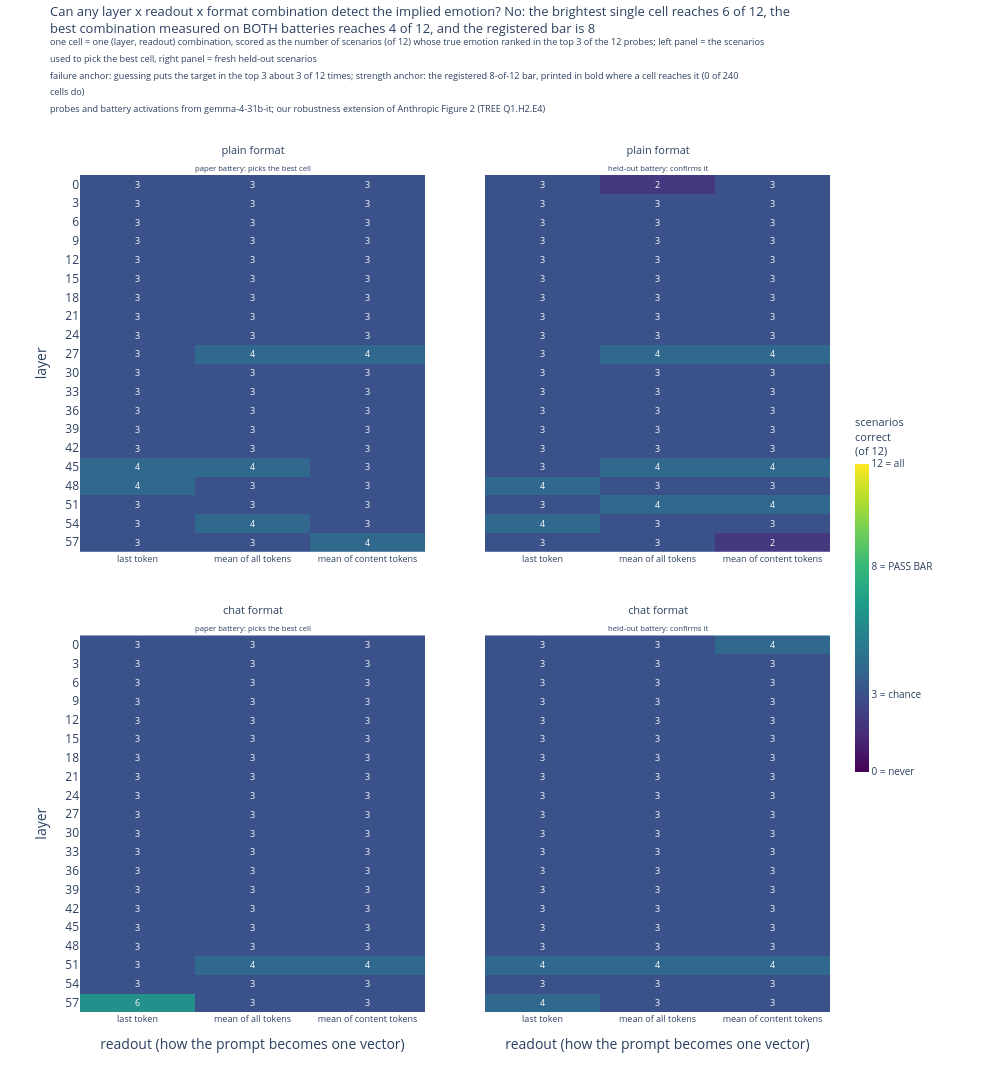

This figure's notebook cell:
### Markdown cell above
## 1. The battery sweep: can any configuration detect the implied emotion? (instruct model, then base)

The first and broadest attempt. If the probes detect an implied emotion at all, some choice of
layer, readout, and prompt format should do it. This section scores every one of them on both
models and grades the grid against the registered rule.

### Code cell
# load-call-show: resolve both models' probes and swept battery activations, score
# every (layer, readout, format) cell for the instruct model, and draw the grid
from emotion_vectors.detection_report import (
    BASE_LABEL,
    IT_LABEL,
    PASS_BAR,
    load_sweep_context,
    sweep_figure,
    sweep_grids,
)

context = load_sweep_context()
instruct = context.model(IT_LABEL)
instruct_grids = sweep_grids(instruct)
figure_instruct, stats_instruct = sweep_figure(
    instruct, instruct_grids, "our robustness extension of Anthropic Figure 2 (TREE Q1.H2.E4)"
)
figure_instruct.show()
print("\n".join(stats_instruct["lines"]))

### Figure 1 — Plotly figure (JSON) as saved in the notebook; plotly's stock layout.template omitted (floating-point values rounded to 4 significant figures)
{"data": [{"colorbar": {"len": 0.45, "thickness": 14, "tickfont": {"size": 10}, "ticktext": ["0 = never", "3 = chance", "8 = PASS BAR", "12 = all"], "tickvals": [0, 3.0, 8, 12], "title": {"font": {"size": 11}, "side": "top", "text": "scenarios<br>correct<br>(of 12)"}, "x": 1.02}, "colorscale": [[0.0, "#440154"], [0.1111, "#482878"], [0.2222, "#3e4989"], [0.3333, "#31688e"], [0.4444, "#26828e"], [0.5556, "#1f9e89"], [0.6667, "#35b779"], [0.7778, "#6ece58"], [0.8889, "#b5de2b"], [1.0, "#fde725"]], "hovertemplate": "layer %{y}<br>readout %{x}<br>%{z} of 12 correct<extra></extra>", "showscale": true, "type": "heatmap", "xaxis": "x", "yaxis": "y", "z": [[3, 3, 3], [3, 3, 3], [3, 3, 3], [3, 3, 3], [3, 3, 3], [3, 3, 3], [3, 3, 3], [3, 3, 3], [3, 3, 3], [3, 4, 4], [3, 3, 3], [3, 3, 3], [3, 3, 3], [3, 3, 3], [3, 3, 3], [4, 4, 3], [4, 3, 3], [3, 3, 3], [3, 4, 3], [3, 3, 4]], "zmax": 12, "zmin": 0}, {"colorbar": {"len": 0.45, "thickness": 14, "tickfont": {"size": 10}, "ticktext": ["0 = never", "3 = chance", "8 = PASS BAR", "12 = all"], "tickvals": [0, 3.0, 8, 12], "title": {"font": {"size": 11}, "side": "top", "text": "scenarios<br>correct<br>(of 12)"}, "x": 1.02}, "colorscale": [[0.0, "#440154"], [0.1111, "#482878"], [0.2222, "#3e4989"], [0.3333, "#31688e"], [0.4444, "#26828e"], [0.5556, "#1f9e89"], [0.6667, "#35b779"], [0.7778, "#6ece58"], [0.8889, "#b5de2b"], [1.0, "#fde725"]], "hovertemplate": "layer %{y}<br>readout %{x}<br>%{z} of 12 correct<extra></extra>", "showscale": false, "type": "heatmap", "xaxis": "x2", "yaxis": "y2", "z": [[3, 2, 3], [3, 3, 3], [3, 3, 3], [3, 3, 3], [3, 3, 3], [3, 3, 3], [3, 3, 3], [3, 3, 3], [3, 3, 3], [3, 4, 4], [3, 3, 3], [3, 3, 3], [3, 3, 3], [3, 3, 3], [3, 3, 3], [3, 4, 4], [4, 3, 3], [3, 4, 4], [4, 3, 3], [3, 3, 2]], "zmax": 12, "zmin": 0}, {"colorbar": {"len": 0.45, "thickness": 14, "tickfont": {"size": 10}, "ticktext": ["0 = never", "3 = chance", "8 = PASS BAR", "12 = all"], "tickvals": [0, 3.0, 8, 12], "title": {"font": {"size": 11}, "side": "top", "text": "scenarios<br>correct<br>(of 12)"}, "x": 1.02}, "colorscale": [[0.0, "#440154"], [0.1111, "#482878"], [0.2222, "#3e4989"], [0.3333, "#31688e"], [0.4444, "#26828e"], [0.5556, "#1f9e89"], [0.6667, "#35b779"], [0.7778, "#6ece58"], [0.8889, "#b5de2b"], [1.0, "#fde725"]], "hovertemplate": "layer %{y}<br>readout %{x}<br>%{z} of 12 correct<extra></extra>", "showscale": false, "type": "heatmap", "xaxis": "x3", "yaxis": "y3", "z": [[3, 3, 3], [3, 3, 3], [3, 3, 3], [3, 3, 3], [3, 3, 3], [3, 3, 3], [3, 3, 3], [3, 3, 3], [3, 3, 3], [3, 3, 3], [3, 3, 3], [3, 3, 3], [3, 3, 3], [3, 3, 3], [3, 3, 3], [3, 3, 3], [3, 3, 3], [3, 4, 4], [3, 3, 3], [6, 3, 3]], "zmax": 12, "zmin": 0}, {"colorbar": {"len": 0.45, "thickness": 14, "tickfont": {"size": 10}, "ticktext": ["0 = never", "3 = chance", "8 = PASS BAR", "12 = all"], "tickvals": [0, 3.0, 8, 12], "title": {"font": {"size": 11}, "side": "top", "text": "scenarios<br>correct<br>(of 12)"}, "x": 1.02}, "colorscale": [[0.0, "#440154"], [0.1111, "#482878"], [0.2222, "#3e4989"], [0.3333, "#31688e"], [0.4444, "#26828e"], [0.5556, "#1f9e89"], [0.6667, "#35b779"], [0.7778, "#6ece58"], [0.8889, "#b5de2b"], [1.0, "#fde725"]], "hovertemplate": "layer %{y}<br>readout %{x}<br>%{z} of 12 correct<extra></extra>", "showscale": false, "type": "heatmap", "xaxis": "x4", "yaxis": "y4", "z": [[3, 3, 4], [3, 3, 3], [3, 3, 3], [3, 3, 3], [3, 3, 3], [3, 3, 3], [3, 3, 3], [3, 3, 3], [3, 3, 3], [3, 3, 3], [3, 3, 3], [3, 3, 3], [3, 3, 3], [3, 3, 3], [3, 3, 3], [3, 3, 3], [3, 3, 3], [4, 4, 4], [3, 3, 3], [4, 3, 3]], "zmax": 12, "zmin": 0}], "layout": {"annotations": [{"font": {"size": 11}, "showarrow": false, "text": "plain format<br><sub>paper battery: picks the best cell</sub>", "x": 0.23, "xanchor": "center", "xref": "paper", "y": 1.0, "yanchor": "bottom", "yref": "paper"}, {"font": {"size": 11}, "showarrow": false, "text": "plain format<br><sub>held-out battery: confirms it</sub>", "x": 0.77, "xanchor": "center", "xref": "paper", "y": 1.0, "yanchor": "bottom", "yref": "paper"}, {"font": {"size": 11}, "showarrow": false, "text": "chat format<br><sub>paper battery: picks the best cell</sub>", "x": 0.23, "xanchor": "center", "xref": "paper", "y": 0.45, "yanchor": "bottom", "yref": "paper"}, {"font": {"size": 11}, "showarrow": false, "text": "chat format<br><sub>held-out battery: confirms it</sub>", "x": 0.77, "xanchor": "center", "xref": "paper", "y": 0.45, "yanchor": "bottom", "yref": "paper"}, {"font": {"color": "white", "size": 9}, "showarrow": false, "text": "3", "x": 0, "xref": "x", "y": 0, "yref": "y"}, {"font": {"color": "white", "size": 9}, "showarrow": false, "text": "3", "x": 1, "xref": "x", "y": 0, "yref": "y"}, {"font": {"color": "white", "size": 9}, "showarrow": false, "text": "3", "x": 2, "xref": "x", "y": 0, "yref": "y"}, {"font": {"color": "white", "size": 9}, "showarrow": false, "text": "3", "x": 0, "xref": "x", "y": 1, "yref": "y"}, {"font": {"color": "white", "size": 9}, "showarrow": false, "text": "3", "x": 1, "xref": "x", "y": 1, "yref": "y"}, {"font": {"color": "white", "size": 9}, "showarrow": false, "text": "3", "x": 2, "xref": "x", "y": 1, "yref": "y"}, {"font": {"color": "white", "size": 9}, "showarrow": false, "text": "3", "x": 0, "xref": "x", "y": 2, "yref": "y"}, {"font": {"color": "white", "size": 9}, "showarrow": false, "text": "3", "x": 1, "xref": "x", "y": 2, "yref": "y"}, {"font": {"color": "white", "size": 9}, "showarrow": false, "text": "3", "x": 2, "xref": "x", "y": 2, "yref": "y"}, {"font": {"color": "white", "size": 9}, "showarrow": false, "text": "3", "x": 0, "xref": "x", "y": 3, "yref": "y"}, {"font": {"color": "white", "size": 9}, "showarrow": false, "text": "3", "x": 1, "xref": "x", "y": 3, "yref": "y"}, {"font": {"color": "white", "size": 9}, "showarrow": false, "text": "3", "x": 2, "xref": "x", "y": 3, "yref": "y"}, {"font": {"color": "white", "size": 9}, "showarrow": false, "text": "3", "x": 0, "xref": "x", "y": 4, "yref": "y"}, {"font": {"color": "white", "size": 9}, "showarrow": false, "text": "3", "x": 1, "xref": "x", "y": 4, "yref": "y"}, {"font": {"color": "white", "size": 9}, "showarrow": false, "text": "3", "x": 2, "xref": "x", "y": 4, "yref": "y"}, {"font": {"color": "white", "size": 9}, "showarrow": false, "text": "3", "x": 0, "xref": "x", "y": 5, "yref": "y"}, {"font": {"color": "white", "size": 9}, "showarrow": false, "text": "3", "x": 1, "xref": "x", "y": 5, "yref": "y"}, {"font": {"color": "white", "size": 9}, "showarrow": false, "text": "3", "x": 2, "xref": "x", "y": 5, "yref": "y"}, {"font": {"color": "white", "size": 9}, "showarrow": false, "text": "3", "x": 0, "xref": "x", "y": 6, "yref": "y"}, {"font": {"color": "white", "size": 9}, "showarrow": false, "text": "3", "x": 1, "xref": "x", "y": 6, "yref": "y"}, {"font": {"color": "white", "size": 9}, "showarrow": false, "text": "3", "x": 2, "xref": "x", "y": 6, "yref": "y"}, {"font": {"color": "white", "size": 9}, "showarrow": false, "text": "3", "x": 0, "xref": "x", "y": 7, "yref": "y"}, {"font": {"color": "white", "size": 9}, "showarrow": false, "text": "3", "x": 1, "xref": "x", "y": 7, "yref": "y"}, {"font": {"color": "white", "size": 9}, "showarrow": false, "text": "3", "x": 2, "xref": "x", "y": 7, "yref": "y"}, {"font": {"color": "white", "size": 9}, "showarrow": false, "text": "3", "x": 0, "xref": "x", "y": 8, "yref": "y"}, {"font": {"color": "white", "size": 9}, "showarrow": false, "text": "3", "x": 1, "xref": "x", "y": 8, "yref": "y"}, {"font": {"color": "white", "size": 9}, "showarrow": false, "text": "3", "x": 2, "xref": "x", "y": 8, "yref": "y"}, {"font": {"color": "white", "size": 9}, "showarrow": false, "text": "3", "x": 0, "xref": "x", "y": 9, "yref": "y"}, {"font": {"color": "white", "size": 9}, "showarrow": false, "text": "4", "x": 1, "xref": "x", "y": 9, "yref": "y"}, {"font": {"color": "white", "size": 9}, "showarrow": false, "text": "4", "x": 2, "xref": "x", "y": 9, "yref": "y"}, {"font": {"color": "white", "size": 9}, "showarrow": false, "text": "3", "x": 0, "xref": "x", "y": 10, "yref": "y"}, {"font": {"color": "white", "size": 9}, "showarrow": false, "text": "3", "x": 1, "xref": "x", "y": 10, "yref": "y"}, {"font": {"color": "white", "size": 9}, "showarrow": false, "text": "3", "x": 2, "xref": "x", "y": 10, "yref": "y"}, {"font": {"color": "white", "size": 9}, "showarrow": false, "text": "3", "x": 0, "xref": "x", "y": 11, "yref": "y"}, {"font": {"color": "white", "size": 9}, "showarrow": false, "text": "3", "x": 1, "xref": "x", "y": 11, "yref": "y"}, {"font": {"color": "white", "size": 9}, "showarrow": false, "text": "3", "x": 2, "xref": "x", "y": 11, "yref": "y"}, {"font": {"color": "white", "size": 9}, "showarrow": false, "text": "3", "x": 0, "xref": "x", "y": 12, "yref": "y"}, {"font": {"color": "white", "size": 9}, "showarrow": false, "text": "3", "x": 1, "xref": "x", "y": 12, "yref": "y"}, {"font": {"color": "white", "size": 9}, "showarrow": false, "text": "3", "x": 2, "xref": "x", "y": 12, "yref": "y"}, {"font": {"color": "white", "size": 9}, "showarrow": false, "text": "3", "x": 0, "xref": "x", "y": 13, "yref": "y"}, {"font": {"color": "white", "size": 9}, "showarrow": false, "text": "3", "x": 1, "xref": "x", "y": 13, "yref": "y"}, {"font": {"color": "white", "size": 9}, "showarrow": false, "text": "3", "x": 2, "xref": "x", "y": 13, "yref": "y"}, {"font": {"color": "white", "size": 9}, "showarrow": false, "text": "3", "x": 0, "xref": "x", "y": 14, "yref": "y"}, {"font": {"color": "white", "size": 9}, "showarrow": false, "text": "3", "x": 1, "xref": "x", "y": 14, "yref": "y"}, {"font": {"color": "white", "size": 9}, "showarrow": false, "text": "3", "x": 2, "xref": "x", "y": 14, "yref": "y"}, {"font": {"color": "white", "size": 9}, "showarrow": false, "text": "4", "x": 0, "xref": "x", "y": 15, "yref": "y"}, {"font": {"color": "white", "size": 9}, "showarrow": false, "text": "4", "x": 1, "xref": "x", "y": 15, "yref": "y"}, {"font": {"color": "white", "size": 9}, "showarrow": false, "text": "3", "x": 2, "xref": "x", "y": 15, "yref": "y"}, {"font": {"color": "white", "size": 9}, "showarrow": false, "text": "4", "x": 0, "xref": "x", "y": 16, "yref": "y"}, {"font": {"color": "white", "size": 9}, "showarrow": false, "text": "3", "x": 1, "xref": "x", "y": 16, "yref": "y"}, {"font": {"color": "white", "size": 9}, "showarrow": false, "text": "3", "x": 2, "xref": "x", "y": 16, "yref": "y"}, {"font": {"color": "white", "size": 9}, "showarrow": false, "text": "3", "x": 0, "xref": "x", "y": 17, "yref": "y"}, {"font": {"color": "white", "size": 9}, "showarrow": false, "text": "3", "x": 1, "xref": "x", "y": 17, "yref": "y"}, {"font": {"color": "white", "size": 9}, "showarrow": false, "text": "3", "x": 2, "xref": "x", "y": 17, "yref": "y"}, {"font": {"color": "white", "size": 9}, "showarrow": false, "text": "3", "x": 0, "xref": "x", "y": 18, "yref": "y"}, {"font": {"color": "white", "size": 9}, "showarrow": false, "text": "4", "x": 1, "xref": "x", "y": 18, "yref": "y"}, {"font": {"color": "white", "size": 9}, "showarrow": false, "text": "3", "x": 2, "xref": "x", "y": 18, "yref": "y"}, {"font": {"color": "white", "size": 9}, "showarrow": false, "text": "3", "x": 0, "xref": "x", "y": 19, "yref": "y"}, {"font": {"color": "white", "size": 9}, "showarrow": false, "text": "3", "x": 1, "xref": "x", "y": 19, "yref": "y"}, {"font": {"color": "white", "size": 9}, "showarrow": false, "text": "4", "x": 2, "xref": "x", "y": 19, "yref": "y"}, {"font": {"color": "white", "size": 9}, "showarrow": false, "text": "3", "x": 0, "xref": "x2", "y": 0, "yref": "y2"}, {"font": {"color": "white", "size": 9}, "showarrow": false, "text": "2", "x": 1, "xref": "x2", "y": 0, "yref": "y2"}, {"font": {"color": "white", "size": 9}, "showarrow": false, "text": "3", "x": 2, "xref": "x2", "y": 0, "yref": "y2"}, {"font": {"color": "white", "size": 9}, "showarrow": false, "text": "3", "x": 0, "xref": "x2", "y": 1, "yref": "y2"}, {"font": {"color": "white", "size": 9}, "showarrow": false, "text": "3", "x": 1, "xref": "x2", "y": 1, "yref": "y2"}, {"font": {"color": "white", "size": 9}, "showarrow": false, "text": "3", "x": 2, "xref": "x2", "y": 1, "yref": "y2"}, {"font": {"color": "white", "size": 9}, "showarrow": false, "text": "3", "x": 0, "xref": "x2", "y": 2, "yref": "y2"}, {"font": {"color": "white", "size": 9}, "showarrow": false, "text": "3", "x": 1, "xref": "x2", "y": 2, "yref": "y2"}, {"font": {"color": "white", "size": 9}, "showarrow": false, "text": "3", "x": 2, "xref": "x2", "y": 2, "yref": "y2"}, {"font": {"color": "white", "size": 9}, "showarrow": false, "text": "3", "x": 0, "xref": "x2", "y": 3, "yref": "y2"}, {"font": {"color": "white", "size": 9}, "showarrow": false, "text": "3", "x": 1, "xref": "x2", "y": 3, "yref": "y2"}, {"font": {"color": "white", "size": 9}, "showarrow": false, "text": "3", "x": 2, "xref": "x2", "y": 3, "yref": "y2"}, {"font": {"color": "white", "size": 9}, "showarrow": false, "text": "3", "x": 0, "xref": "x2", "y": 4, "yref": "y2"}, {"font": {"color": "white", "size": 9}, "showarrow": false, "text": "3", "x": 1, "xref": "x2", "y": 4, "yref": "y2"}, {"font": {"color": "white", "size": 9}, "showarrow": false, "text": "3", "x": 2, "xref": "x2", "y": 4, "yref": "y2"}, {"font": {"color": "white", "size": 9}, "showarrow": false, "text": "3", "x": 0, "xref": "x2", "y": 5, "yref": "y2"}, {"font": {"color": "white", "size": 9}, "showarrow": false, "text": "3", "x": 1, "xref": "x2", "y": 5, "yref": "y2"}, {"font": {"color": "white", "size": 9}, "showarrow": false, "text": "3", "x": 2, "xref": "x2", "y": 5, "yref": "y2"}, {"font": {"color": "white", "size": 9}, "showarrow": false, "text": "3", "x": 0, "xref": "x2", "y": 6, "yref": "y2"}, {"font": {"color": "white", "size": 9}, "showarrow": false, "text": "3", "x": 1, "xref": "x2", "y": 6, "yref": "y2"}, {"font": {"color": "white", "size": 9}, "showarrow": false, "text": "3", "x": 2, "xref": "x2", "y": 6, "yref": "y2"}, {"font": {"color": "white", "size": 9}, "showarrow": false, "text": "3", "x": 0, "xref": "x2", "y": 7, "yref": "y2"}, {"font": {"color": "white", "size": 9}, "showarrow": false, "text": "3", "x": 1, "xref": "x2", "y": 7, "yref": "y2"}, {"font": {"color": "white", "size": 9}, "showarrow": false, "text": "3", "x": 2, "xref": "x2", "y": 7, "yref": "y2"}, {"font": {"color": "white", "size": 9}, "showarrow": false, "text": "3", "x": 0, "xref": "x2", "y": 8, "yref": "y2"}, {"font": {"color": "white", "size": 9}, "showarrow": false, "text": "3", "x": 1, "xref": "x2", "y": 8, "yref": "y2"}, {"font": {"color": "white", "size": 9}, "showarrow": false, "text": "3", "x": 2, "xref": "x2", "y": 8, "yref": "y2"}, {"font": {"color": "white", "size": 9}, "showarrow": false, "text": "3", "x": 0, "xref": "x2", "y": 9, "yref": "y2"}, {"font": {"color": "white", "size": 9}, "showarrow": false, "text": "4", "x": 1, "xref": "x2", "y": 9, "yref": "y2"}, {"font": {"color": "white", "size": 9}, "showarrow": false, "text": "4", "x": 2, "xref": "x2", "y": 9, "yref": "y2"}, {"font": {"color": "white", "size": 9}, "showarrow": false, "text": "3", "x": 0, "xref": "x2", "y": 10, "yref": "y2"}, {"font": {"color": "white", "size": 9}, "showarrow": false, "text": "3", "x": 1, "xref": "x2", "y": 10, "yref": "y2"}, {"font": {"color": "white", "size": 9}, "showarrow": false, "text": "3", "x": 2, "xref": "x2", "y": 10, "yref": "y2"}, {"font": {"color": "white", "size": 9}, "showarrow": false, "text": "3", "x": 0, "xref": "x2", "y": 11, "yref": "y2"}, {"font": {"color": "white", "size": 9}, "showarrow": false, "text": "3", "x": 1, "xref": "x2", "y": 11, "yref": "y2"}, {"font": {"color": "white", "size": 9}, "showarrow": false, "text": "3", "x": 2, "xref": "x2", "y": 11, "yref": "y2"}, {"font": {"color": "white", "size": 9}, "showarrow": false, "text": "3", "x": 0, "xref": "x2", "y": 12, "yref": "y2"}, {"font": {"color": "white", "size": 9}, "showarrow": false, "text": "3", "x": 1, "xref": "x2", "y": 12, "yref": "y2"}, {"font": {"color": "white", "size": 9}, "showarrow": false, "text": "3", "x": 2, "xref": "x2", "y": 12, "yref": "y2"}, {"font": {"color": "white", "size": 9}, "showarrow": false, "text": "3", "x": 0, "xref": "x2", "y": 13, "yref": "y2"}, {"font": {"color": "white", "size": 9}, "showarrow": false, "text": "3", "x": 1, "xref": "x2", "y": 13, "yref": "y2"}, {"font": {"color": "white", "size": 9}, "showarrow": false, "text": "3", "x": 2, "xref": "x2", "y": 13, "yref": "y2"}, {"font": {"color": "white", "size": 9}, "showarrow": false, "text": "3", "x": 0, "xref": "x2", "y": 14, "yref": "y2"}, {"font": {"color": "white", "size": 9}, "showarrow": false, "text": "3", "x": 1, "xref": "x2", "y": 14, "yref": "y2"}, {"font": {"color": "white", "size": 9}, "showarrow": false, "text": "3", "x": 2, "xref": "x2", "y": 14, "yref": "y2"}, {"font": {"color": "white", "size": 9}, "showarrow": false, "text": "3", "x": 0, "xref": "x2", "y": 15, "yref": "y2"}, {"font": {"color": "white", "size": 9}, "showarrow": false, "text": "4", "x": 1, "xref": "x2", "y": 15, "yref": "y2"}, {"font": {"color": "white", "size": 9}, "showarrow": false, "text": "4", "x": 2, "xref": "x2", "y": 15, "yref": "y2"}, {"font": {"color": "white", "size": 9}, "showarrow": false, "text": "4", "x": 0, "xref": "x2", "y": 16, "yref": "y2"}, {"font": {"color": "white", "size": 9}, "showarrow": false, "text": "3", "x": 1, "xref": "x2", "y": 16, "yref": "y2"}, {"font": {"color": "white", "size": 9}, "showarrow": false, "text": "3", "x": 2, "xref": "x2", "y": 16, "yref": "y2"}, {"font": {"color": "white", "size": 9}, "showarrow": false, "text": "3", "x": 0, "xref": "x2", "y": 17, "yref": "y2"}, {"font": {"color": "white", "size": 9}, "showarrow": false, "text": "4", "x": 1, "xref": "x2", "y": 17, "yref": "y2"}, {"font": {"color": "white", "size": 9}, "showarrow": false, "text": "4", "x": 2, "xref": "x2", "y": 17, "yref": "y2"}, {"font": {"color": "white", "size": 9}, "showarrow": false, "text": "4", "x": 0, "xref": "x2", "y": 18, "yref": "y2"}, {"font": {"color": "white", "size": 9}, "showarrow": false, "text": "3", "x": 1, "xref": "x2", "y": 18, "yref": "y2"}, {"font": {"color": "white", "size": 9}, "showarrow": false, "text": "3", "x": 2, "xref": "x2", "y": 18, "yref": "y2"}, {"font": {"color": "white", "size": 9}, "showarrow": false, "text": "3", "x": 0, "xref": "x2", "y": 19, "yref": "y2"}, {"font": {"color": "white", "size": 9}, "showarrow": false, "text": "3", "x": 1, "xref": "x2", "y": 19, "yref": "y2"}, {"font": {"color": "white", "size": 9}, "showarrow": false, "text": "2", "x": 2, "xref": "x2", "y": 19, "yref": "y2"}, {"font": {"color": "white", "size": 9}, "showarrow": false, "text": "3", "x": 0, "xref": "x3", "y": 0, "yref": "y3"}, {"font": {"color": "white", "size": 9}, "showarrow": false, "text": "3", "x": 1, "xref": "x3", "y": 0, "yref": "y3"}, {"font": {"color": "white", "size": 9}, "showarrow": false, "text": "3", "x": 2, "xref": "x3", "y": 0, "yref": "y3"}, {"font": {"color": "white", "size": 9}, "showarrow": false, "text": "3", "x": 0, "xref": "x3", "y": 1, "yref": "y3"}, {"font": {"color": "white", "size": 9}, "showarrow": false, "text": "3", "x": 1, "xref": "x3", "y": 1, "yref": "y3"}, {"font": {"color": "white", "size": 9}, "showarrow": false, "text": "3", "x": 2, "xref": "x3", "y": 1, "yref": "y3"}, {"font": {"color": "white", "size": 9}, "showarrow": false, "text": "3", "x": 0, "xref": "x3", "y": 2, "yref": "y3"}, {"font": {"color": "white", "size": 9}, "showarrow": false, "text": "3", "x": 1, "xref": "x3", "y": 2, "yref": "y3"}, {"font": {"color": "white", "size": 9}, "showarrow": false, "text": "3", "x": 2, "xref": "x3", "y": 2, "yref": "y3"}, {"font": {"color": "white", "size": 9}, "showarrow": false, "text": "3", "x": 0, "xref": "x3", "y": 3, "yref": "y3"}, {"font": {"color": "white", "size": 9}, "showarrow": false, "text": "3", "x": 1, "xref": "x3", "y": 3, "yref": "y3"}, {"font": {"color": "white", "size": 9}, "showarrow": false, "text": "3", "x": 2, "xref": "x3", "y": 3, "yref": "y3"}, {"font": {"color": "white", "size": 9}, "showarrow": false, "text": "3", "x": 0, "xref": "x3", "y": 4, "yref": "y3"}, {"font": {"color": "white", "size": 9}, "showarrow": false, "text": "3", "x": 1, "xref": "x3", "y": 4, "yref": "y3"}, {"font": {"color": "white", "size": 9}, "showarrow": false, "text": "3", "x": 2, "xref": "x3", "y": 4, "yref": "y3"}, {"font": {"color": "white", "size": 9}, "showarrow": false, "text": "3", "x": 0, "xref": "x3", "y": 5, "yref": "y3"}, {"font": {"color": "white", "size": 9}, "showarrow": false, "text": "3", "x": 1, "xref": "x3", "y": 5, "yref": "y3"}, {"font": {"color": "white", "size": 9}, "showarrow": false, "text": "3", "x": 2, "xref": "x3", "y": 5, "yref": "y3"}, {"font": {"color": "white", "size": 9}, "showarrow": false, "text": "3", "x": 0, "xref": "x3", "y": 6, "yref": "y3"}, {"font": {"color": "white", "size": 9}, "showarrow": false, "text": "3", "x": 1, "xref": "x3", "y": 6, "yref": "y3"}, {"font": {"color": "white", "size": 9}, "showarrow": false, "text": "3", "x": 2, "xref": "x3", "y": 6, "yref": "y3"}, {"font": {"color": "white", "size": 9}, "showarrow": false, "text": "3", "x": 0, "xref": "x3", "y": 7, "yref": "y3"}, {"font": {"color": "white", "size": 9}, "showarrow": false, "text": "3", "x": 1, "xref": "x3", "y": 7, "yref": "y3"}, {"font": {"color": "white", "size": 9}, "showarrow": false, "text": "3", "x": 2, "xref": "x3", "y": 7, "yref": "y3"}, {"font": {"color": "white", "size": 9}, "showarrow": false, "text": "3", "x": 0, "xref": "x3", "y": 8, "yref": "y3"}, {"font": {"color": "white", "size": 9}, "showarrow": false, "text": "3", "x": 1, "xref": "x3", "y": 8, "yref": "y3"}, {"font": {"color": "white", "size": 9}, "showarrow": false, "text": "3", "x": 2, "xref": "x3", "y": 8, "yref": "y3"}, {"font": {"color": "white", "size": 9}, "showarrow": false, "text": "3", "x": 0, "xref": "x3", "y": 9, "yref": "y3"}, {"font": {"color": "white", "size": 9}, "showarrow": false, "text": "3", "x": 1, "xref": "x3", "y": 9, "yref": "y3"}, {"font": {"color": "white", "size": 9}, "showarrow": false, "text": "3", "x": 2, "xref": "x3", "y": 9, "yref": "y3"}, {"font": {"color": "white", "size": 9}, "showarrow": false, "text": "3", "x": 0, "xref": "x3", "y": 10, "yref": "y3"}, {"font": {"color": "white", "size": 9}, "showarrow": false, "text": "3", "x": 1, "xref": "x3", "y": 10, "yref": "y3"}, {"font": {"color": "white", "size": 9}, "showarrow": false, "text": "3", "x": 2, "xref": "x3", "y": 10, "yref": "y3"}, {"font": {"color": "white", "size": 9}, "showarrow": false, "text": "3", "x": 0, "xref": "x3", "y": 11, "yref": "y3"}, {"font": {"color": "white", "size": 9}, "showarrow": false, "text": "3", "x": 1, "xref": "x3", "y": 11, "yref": "y3"}, {"font": {"color": "white", "size": 9}, "showarrow": false, "text": "3", "x": 2, "xref": "x3", "y": 11, "yref": "y3"}, {"font": {"color": "white", "size": 9}, "showarrow": false, "text": "3", "x": 0, "xref": "x3", "y": 12, "yref": "y3"}, {"font": {"color": "white", "size": 9}, "showarrow": false, "text": "3", "x": 1, "xref": "x3", "y": 12, "yref": "y3"}, {"font": {"color": "white", "size": 9}, "showarrow": false, "text": "3", "x": 2, "xref": "x3", "y": 12, "yref": "y3"}, {"font": {"color": "white", "size": 9}, "showarrow": false, "text": "3", "x": 0, "xref": "x3", "y": 13, "yref": "y3"}, {"font": {"color": "white", "size": 9}, "showarrow": false, "text": "3", "x": 1, "xref": "x3", "y": 13, "yref": "y3"}, {"font": {"color": "white", "size": 9}, "showarrow": false, "text": "3", "x": 2, "xref": "x3", "y": 13, "yref": "y3"}, {"font": {"color": "white", "size": 9}, "showarrow": false, "text": "3", "x": 0, "xref": "x3", "y": 14, "yref": "y3"}, {"font": {"color": "white", "size": 9}, "showarrow": false, "text": "3", "x": 1, "xref": "x3", "y": 14, "yref": "y3"}, {"font": {"color": "white", "size": 9}, "showarrow": false, "text": "3", "x": 2, "xref": "x3", "y": 14, "yref": "y3"}, {"font": {"color": "white", "size": 9}, "showarrow": false, "text": "3", "x": 0, "xref": "x3", "y": 15, "yref": "y3"}, {"font": {"color": "white", "size": 9}, "showarrow": false, "text": "3", "x": 1, "xref": "x3", "y": 15, "yref": "y3"}, {"font": {"color": "white", "size": 9}, "showarrow": false, "text": "3", "x": 2, "xref": "x3", "y": 15, "yref": "y3"}, {"font": {"color": "white", "size": 9}, "showarrow": false, "text": "3", "x": 0, "xref": "x3", "y": 16, "yref": "y3"}, {"font": {"color": "white", "size": 9}, "showarrow": false, "text": "3", "x": 1, "xref": "x3", "y": 16, "yref": "y3"}, {"font": {"color": "white", "size": 9}, "showarrow": false, "text": "3", "x": 2, "xref": "x3", "y": 16, "yref": "y3"}, {"font": {"color": "white", "size": 9}, "showarrow": false, "text": "3", "x": 0, "xref": "x3", "y": 17, "yref": "y3"}, {"font": {"color": "white", "size": 9}, "showarrow": false, "text": "4", "x": 1, "xref": "x3", "y": 17, "yref": "y3"}, {"font": {"color": "white", "size": 9}, "showarrow": false, "text": "4", "x": 2, "xref": "x3", "y": 17, "yref": "y3"}, {"font": {"color": "white", "size": 9}, "showarrow": false, "text": "3", "x": 0, "xref": "x3", "y": 18, "yref": "y3"}, {"font": {"color": "white", "size": 9}, "showarrow": false, "text": "3", "x": 1, "xref": "x3", "y": 18, "yref": "y3"}, {"font": {"color": "white", "size": 9}, "showarrow": false, "text": "3", "x": 2, "xref": "x3", "y": 18, "yref": "y3"}, {"font": {"color": "white", "size": 9}, "showarrow": false, "text": "6", "x": 0, "xref": "x3", "y": 19, "yref": "y3"}, {"font": {"color": "white", "size": 9}, "showarrow": false, "text": "3", "x": 1, "xref": "x3", "y": 19, "yref": "y3"}, {"font": {"color": "white", "size": 9}, "showarrow": false, "text": "3", "x": 2, "xref": "x3", "y": 19, "yref": "y3"}, {"font": {"color": "white", "size": 9}, "showarrow": false, "text": "3", "x": 0, "xref": "x4", "y": 0, "yref": "y4"}, {"font": {"color": "white", "size": 9}, "showarrow": false, "text": "3", "x": 1, "xref": "x4", "y": 0, "yref": "y4"}, {"font": {"color": "white", "size": 9}, "showarrow": false, "text": "4", "x": 2, "xref": "x4", "y": 0, "yref": "y4"}, {"font": {"color": "white", "size": 9}, "showarrow": false, "text": "3", "x": 0, "xref": "x4", "y": 1, "yref": "y4"}, {"font": {"color": "white", "size": 9}, "showarrow": false, "text": "3", "x": 1, "xref": "x4", "y": 1, "yref": "y4"}, {"font": {"color": "white", "size": 9}, "showarrow": false, "text": "3", "x": 2, "xref": "x4", "y": 1, "yref": "y4"}, {"font": {"color": "white", "size": 9}, "showarrow": false, "text": "3", "x": 0, "xref": "x4", "y": 2, "yref": "y4"}, {"font": {"color": "white", "size": 9}, "showarrow": false, "text": "3", "x": 1, "xref": "x4", "y": 2, "yref": "y4"}, {"font": {"color": "white", "size": 9}, "showarrow": false, "text": "3", "x": 2, "xref": "x4", "y": 2, "yref": "y4"}, {"font": {"color": "white", "size": 9}, "showarrow": false, "text": "3", "x": 0, "xref": "x4", "y": 3, "yref": "y4"}, {"font": {"color": "white", "size": 9}, "showarrow": false, "text": "3", "x": 1, "xref": "x4", "y": 3, "yref": "y4"}, {"font": {"color": "white", "size": 9}, "showarrow": false, "text": "3", "x": 2, "xref": "x4", "y": 3, "yref": "y4"}, {"font": {"color": "white", "size": 9}, "showarrow": false, "text": "3", "x": 0, "xref": "x4", "y": 4, "yref": "y4"}, {"font": {"color": "white", "size": 9}, "showarrow": false, "text": "3", "x": 1, "xref": "x4", "y": 4, "yref": "y4"}, {"font": {"color": "white", "size": 9}, "showarrow": false, "text": "3", "x": 2, "xref": "x4", "y": 4, "yref": "y4"}, {"font": {"color": "white", "size": 9}, "showarrow": false, "text": "3", "x": 0, "xref": "x4", "y": 5, "yref": "y4"}, {"font": {"color": "white", "size": 9}, "showarrow": false, "text": "3", "x": 1, "xref": "x4", "y": 5, "yref": "y4"}, {"font": {"color": "white", "size": 9}, "showarrow": false, "text": "3", "x": 2, "xref": "x4", "y": 5, "yref": "y4"}, {"font": {"color": "white", "size": 9}, "showarrow": false, "text": "3", "x": 0, "xref": "x4", "y": 6, "yref": "y4"}, {"font": {"color": "white", "size": 9}, "showarrow": false, "text": "3", "x": 1, "xref": "x4", "y": 6, "yref": "y4"}, {"font": {"color": "white", "size": 9}, "showarrow": false, "text": "3", "x": 2, "xref": "x4", "y": 6, "yref": "y4"}, {"font": {"color": "white", "size": 9}, "showarrow": false, "text": "3", "x": 0, "xref": "x4", "y": 7, "yref": "y4"}, {"font": {"color": "white", "size": 9}, "showarrow": false, "text": "3", "x": 1, "xref": "x4", "y": 7, "yref": "y4"}, {"font": {"color": "white", "size": 9}, "showarrow": false, "text": "3", "x": 2, "xref": "x4", "y": 7, "yref": "y4"}, {"font": {"color": "white", "size": 9}, "showarrow": false, "text": "3", "x": 0, "xref": "x4", "y": 8, "yref": "y4"}, {"font": {"color": "white", "size": 9}, "showarrow": false, "text": "3", "x": 1, "xref": "x4", "y": 8, "yref": "y4"}, {"font": {"color": "white", "size": 9}, "showarrow": false, "text": "3", "x": 2, "xref": "x4", "y": 8, "yref": "y4"}, {"font": {"color": "white", "size": 9}, "showarrow": false, "text": "3", "x": 0, "xref": "x4", "y": 9, "yref": "y4"}, {"font": {"color": "white", "size": 9}, "showarrow": false, "text": "3", "x": 1, "xref": "x4", "y": 9, "yref": "y4"}, {"font": {"color": "white", "size": 9}, "showarrow": false, "text": "3", "x": 2, "xref": "x4", "y": 9, "yref": "y4"}, {"font": {"color": "white", "size": 9}, "showarrow": false, "text": "3", "x": 0, "xref": "x4", "y": 10, "yref": "y4"}, {"font": {"color": "white", "size": 9}, "showarrow": false, "text": "3", "x": 1, "xref": "x4", "y": 10, "yref": "y4"}, {"font": {"color": "white", "size": 9}, "showarrow": false, "text": "3", "x": 2, "xref": "x4", "y": 10, "yref": "y4"}, {"font": {"color": "white", "size": 9}, "showarrow": false, "text": "3", "x": 0, "xref": "x4", "y": 11, "yref": "y4"}, {"font": {"color": "white", "size": 9}, "showarrow": false, "text": "3", "x": 1, "xref": "x4", "y": 11, "yref": "y4"}, {"font": {"color": "white", "size": 9}, "showarrow": false, "text": "3", "x": 2, "xref": "x4", "y": 11, "yref": "y4"}, {"font": {"color": "white", "size": 9}, "showarrow": false, "text": "3", "x": 0, "xref": "x4", "y": 12, "yref": "y4"}, {"font": {"color": "white", "size": 9}, "showarrow": false, "text": "3", "x": 1, "xref": "x4", "y": 12, "yref": "y4"}, {"font": {"color": "white", "size": 9}, "showarrow": false, "text": "3", "x": 2, "xref": "x4", "y": 12, "yref": "y4"}, {"font": {"color": "white", "size": 9}, "showarrow": false, "text": "3", "x": 0, "xref": "x4", "y": 13, "yref": "y4"}, {"font": {"color": "white", "size": 9}, "showarrow": false, "text": "3", "x": 1, "xref": "x4", "y": 13, "yref": "y4"}, {"font": {"color": "white", "size": 9}, "showarrow": false, "text": "3", "x": 2, "xref": "x4", "y": 13, "yref": "y4"}, {"font": {"color": "white", "size": 9}, "showarrow": false, "text": "3", "x": 0, "xref": "x4", "y": 14, "yref": "y4"}, {"font": {"color": "white", "size": 9}, "showarrow": false, "text": "3", "x": 1, "xref": "x4", "y": 14, "yref": "y4"}, {"font": {"color": "white", "size": 9}, "showarrow": false, "text": "3", "x": 2, "xref": "x4", "y": 14, "yref": "y4"}, {"font": {"color": "white", "size": 9}, "showarrow": false, "text": "3", "x": 0, "xref": "x4", "y": 15, "yref": "y4"}, {"font": {"color": "white", "size": 9}, "showarrow": false, "text": "3", "x": 1, "xref": "x4", "y": 15, "yref": "y4"}, {"font": {"color": "white", "size": 9}, "showarrow": false, "text": "3", "x": 2, "xref": "x4", "y": 15, "yref": "y4"}, {"font": {"color": "white", "size": 9}, "showarrow": false, "text": "3", "x": 0, "xref": "x4", "y": 16, "yref": "y4"}, {"font": {"color": "white", "size": 9}, "showarrow": false, "text": "3", "x": 1, "xref": "x4", "y": 16, "yref": "y4"}, {"font": {"color": "white", "size": 9}, "showarrow": false, "text": "3", "x": 2, "xref": "x4", "y": 16, "yref": "y4"}, {"font": {"color": "white", "size": 9}, "showarrow": false, "text": "4", "x": 0, "xref": "x4", "y": 17, "yref": "y4"}, {"font": {"color": "white", "size": 9}, "showarrow": false, "text": "4", "x": 1, "xref": "x4", "y": 17, "yref": "y4"}, {"font": {"color": "white", "size": 9}, "showarrow": false, "text": "4", "x": 2, "xref": "x4", "y": 17, "yref": "y4"}, {"font": {"color": "white", "size": 9}, "showarrow": false, "text": "3", "x": 0, "xref": "x4", "y": 18, "yref": "y4"}, {"font": {"color": "white", "size": 9}, "showarrow": false, "text": "3", "x": 1, "xref": "x4", "y": 18, "yref": "y4"}, {"font": {"color": "white", "size": 9}, "showarrow": false, "text": "3", "x": 2, "xref": "x4", "y": 18, "yref": "y4"}, {"font": {"color": "white", "size": 9}, "showarrow": false, "text": "4", "x": 0, "xref": "x4", "y": 19, "yref": "y4"}, {"font": {"color": "white", "size": 9}, "showarrow": false, "text": "3", "x": 1, "xref": "x4", "y": 19, "yref": "y4"}, {"font": {"color": "white", "size": 9}, "showarrow": false, "text": "3", "x": 2, "xref": "x4", "y": 19, "yref": "y4"}], "height": 1180, "margin": {"r": 170, "t": 175}, "title": {"font": {"size": 13}, "text": "Can any layer x readout x format combination detect the implied emotion? No: the brightest single cell reaches 6 of 12, the<br>best combination measured on BOTH batteries reaches 4 of 12, and the registered bar is 8<br><sup>one cell = one (layer, readout) combination, scored as the number of scenarios (of 12) whose true emotion ranked in the top 3 of the 12 probes; left panel = the scenarios</sup><br><sup>used to pick the best cell, right panel = fresh held-out scenarios</sup><br><sup>failure anchor: guessing puts the target in the top 3 about 3 of 12 times; strength anchor: the registered 8-of-12 bar, printed in bold where a cell reaches it (0 of 240</sup><br><sup>cells do)</sup><br><sup>probes and battery activations from gemma-4-31b-it; our robustness extension of Anthropic Figure 2 (TREE Q1.H2.E4)</sup>", "y": 0.985, "yanchor": "top"}, "width": 1000, "xaxis": {"anchor": "y", "domain": [0.0, 0.46], "tickfont": {"size": 9}, "ticktext": ["last token", "mean of all tokens", "mean of content tokens"], "tickvals": [0, 1, 2]}, "xaxis2": {"anchor": "y2", "domain": [0.54, 1.0], "tickfont": {"size": 9}, "ticktext": ["last token", "mean of all tokens", "mean of content tokens"], "tickvals": [0, 1, 2]}, "xaxis3": {"anchor": "y3", "domain": [0.0, 0.46], "tickfont": {"size": 9}, "ticktext": ["last token", "mean of all tokens", "mean of content tokens"], "tickvals": [0, 1, 2], "title": {"text": "readout (how the prompt becomes one vector)"}}, "xaxis4": {"anchor": "y4", "domain": [0.54, 1.0], "tickfont": {"size": 9}, "ticktext": ["last token", "mean of all tokens", "mean of content tokens"], "tickvals": [0, 1, 2], "title": {"text": "readout (how the prompt becomes one vector)"}}, "yaxis": {"anchor": "x", "autorange": "reversed", "domain": [0.55, 1.0], "ticktext": ["0", "3", "6", "9", "12", "15", "18", "21", "24", "27", "30", "33", "36", "39", "42", "45", "48", "51", "54", "57"], "tickvals": [0, 1, 2, 3, 4, 5, 6, 7, 8, 9, 10, 11, 12, 13, 14, 15, 16, 17, 18, 19], "title": {"text": "layer"}}, "yaxis2": {"anchor": "x2", "autorange": "reversed", "domain": [0.55, 1.0], "matches": "y", "showticklabels": false, "ticktext": ["0", "3", "6", "9", "12", "15", "18", "21", "24", "27", "30", "33", "36", "39", "42", "45", "48", "51", "54", "57"], "tickvals": [0, 1, 2, 3, 4, 5, 6, 7, 8, 9, 10, 11, 12, 13, 14, 15, 16, 17, 18, 19]}, "yaxis3": {"anchor": "x3", "autorange": "reversed", "domain": [0.0, 0.45], "ticktext": ["0", "3", "6", "9", "12", "15", "18", "21", "24", "27", "30", "33", "36", "39", "42", "45", "48", "51", "54", "57"], "tickvals": [0, 1, 2, 3, 4, 5, 6, 7, 8, 9, 10, 11, 12, 13, 14, 15, 16, 17, 18, 19], "title": {"text": "layer"}}, "yaxis4": {"anchor": "x4", "autorange": "reversed", "domain": [0.0, 0.45], "matches": "y3", "showticklabels": false, "ticktext": ["0", "3", "6", "9", "12", "15", "18", "21", "24", "27", "30", "33", "36", "39", "42", "45", "48", "51", "54", "57"], "tickvals": [0, 1, 2, 3, 4, 5, 6, 7, 8, 9, 10, 11, 12, 13, 14, 15, 16, 17, 18, 19]}}}
